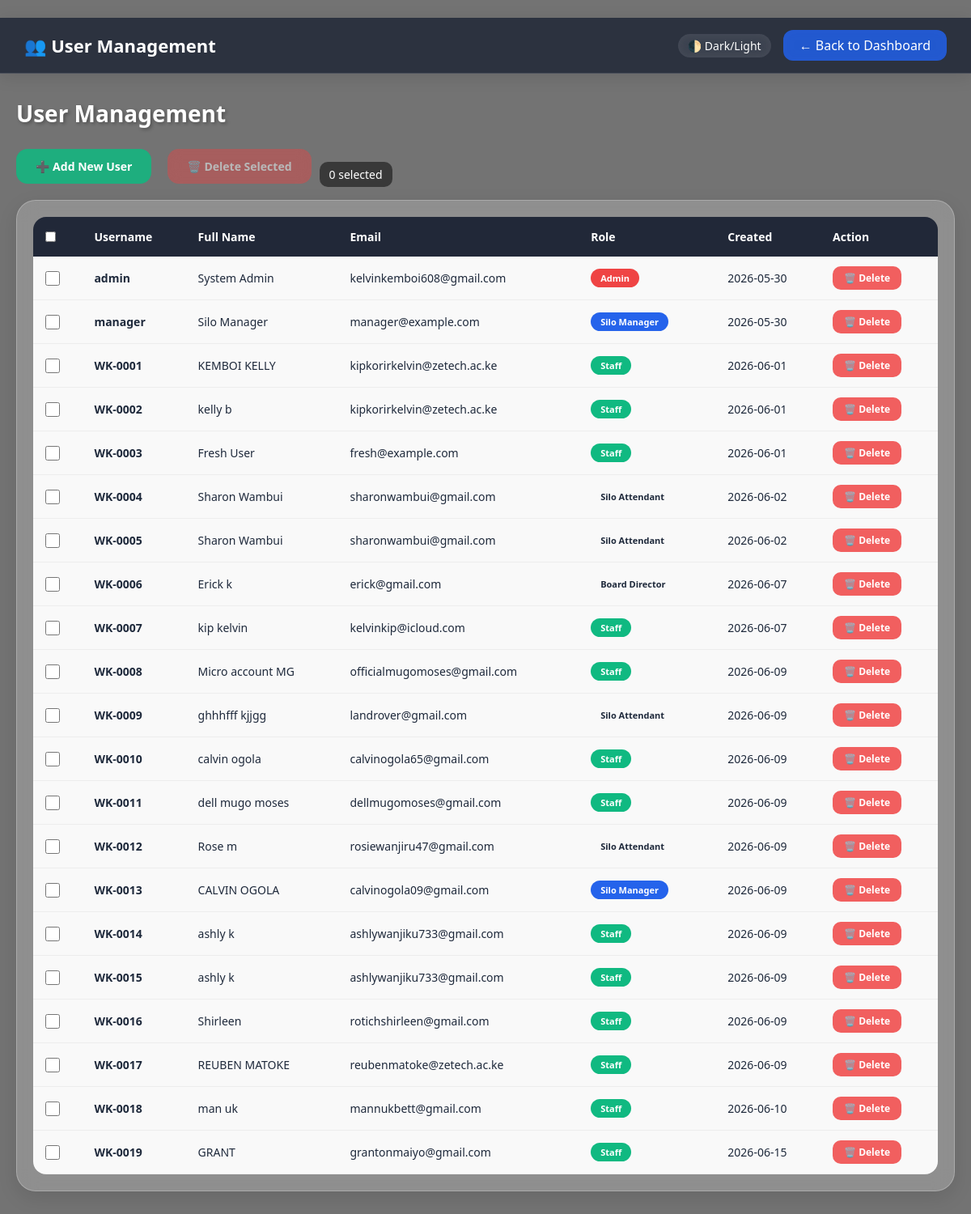
The page /users (signed in) on the database as committed earlier.
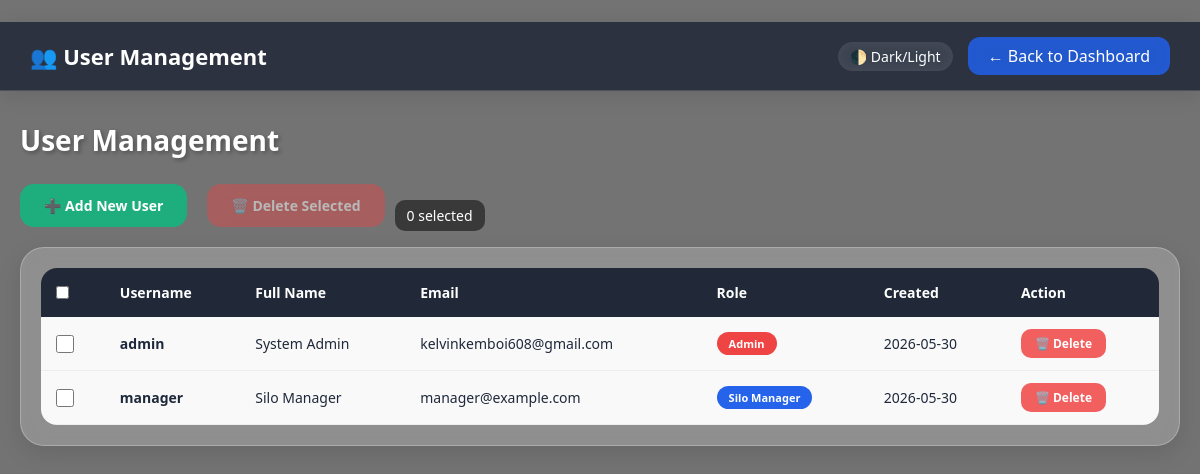
The same page on the database as committed later.
### tables this page shows
CREATE TABLE users (
            id INTEGER PRIMARY KEY AUTOINCREMENT,
            username TEXT UNIQUE NOT NULL,
            password TEXT NOT NULL,
            email TEXT,
            phone TEXT,
            role TEXT NOT NULL,
            full_name TEXT,
            created_at TIMESTAMP DEFAULT CURRENT_TIMESTAMP
        );

### app.py (the view)
@app.route('/users')
@login_required
@admin_required
def users():
    conn = get_db()
    users = conn.execute("SELECT id, username, email, role, full_name, created_at FROM users").fetchall()
    conn.close()
    return render_template('users.html', users=users)

### app.py (called while the page is built)
def get_db():
    conn = sqlite3.connect(DB_PATH)
    conn.row_factory = sqlite3.Row
    return conn

def login_required(f):
    @wraps(f)
    def decorated(*args, **kwargs):
        if 'user_id' not in session:
            return redirect(url_for('login'))
        return f(*args, **kwargs)
    return decorated

def admin_required(f):
    @wraps(f)
    def decorated(*args, **kwargs):
        if 'user_id' not in session:
            return redirect(url_for('login'))
        if session.get('role') != 'admin':
            return "Access Denied", 403
        return f(*args, **kwargs)
    return decorated

@app.context_processor
def inject_pending_count():
    if 'user_id' in session and session.get('role') == 'admin':
        conn = get_db()
        count = conn.execute("SELECT COUNT(*) as count FROM pending_users WHERE status = 'pending'").fetchone()
        conn.close()
        return {'pending_count': count['count'] if count else 0}
    return {'pending_count': 0}

### templates/users.html (shortened to what this page needs)
﻿<!DOCTYPE html>
<html lang="en">
<head>
</head>
<body>
    <div class="navbar">
        <div class="nav-brand">👥 User Management</div>
        <div style="display: flex; gap: 15px; align-items: center;">
            <button class="theme-toggle" onclick="toggleTheme()">🌓 Dark/Light</button>
            <a href="/dashboard" class="back-btn">← Back to Dashboard</a>
        </div>
    </div>
    <div class="container">
        <h1 class="page-title">User Management</h1>
        <div style="display: flex; flex-wrap: wrap; gap: 10px; align-items: center;">
            <button class="btn-add" onclick="showModal()">➕ Add New User</button>
            <button id="deleteSelectedBtn" class="btn-delete-selected" disabled onclick="deleteSelected()">
                🗑️ Delete Selected
            </button>
            <span id="selectedCount" style="color: white; background: rgba(0,0,0,0.5); padding: 6px 12px; border-radius: 10px; font-size: 14px;">
                0 selected
            </span>
        </div>
        <div class="table-container">
            <table>
                <thead>
                    <tr>
                        <th><input type="checkbox" id="selectAll" onchange="toggleAllCheckboxes()"></th>
                        <th>Username</th>
                        <th>Full Name</th>
                        <th>Email</th>
                        <th>Role</th>
                        <th>Created</th>
                        <th>Action</th>
                    </tr>
                </thead>
                <tbody>
                    {% for user in users %}
                    <tr>
                        <td><input type="checkbox" class="user-checkbox" value="{{ user.id }}" onchange="updateDeleteButton()"></td>
                        <td><strong>{{ user.username }}</strong></td>
                        <td>{{ user.full_name or '-' }}</td>
                        <td>{{ user.email or '-' }}</td>
                        <td>
                            <span class="role-badge role-{{ user.role }}">
                                {{ user.role.replace('_', ' ').title() }}
                            </span>
                        </td>
                        <td>{{ user.created_at[:10] if user.created_at else '-' }}</td>
                        <td>
                            <button onclick="deleteUser({{ user.id }})" class="btn-delete">
                                🗑️ Delete
                            </button>
                        </td>
                    </tr>
                    {% endfor %}
                </tbody>
            </table>
        </div>
    </div>
</body>
</html>

Rows that differ between the two databases and show on the page:
removed users: username "WK-0001", full_name "KEMBOI KELLY", email "kipkorirkelvin@zetech.ac.ke", role.replace "Staff", created_at "2026-06-01"
removed users: username "WK-0002", full_name "kelly b", email "kipkorirkelvin@zetech.ac.ke", role.replace "Staff", created_at "2026-06-01"
removed users: username "WK-0003", full_name "Fresh User", email "fresh@example.com", role.replace "Staff", created_at "2026-06-01"
removed users: username "WK-0004", full_name "Sharon Wambui", email "sharonwambui@gmail.com", role.replace "Silo Attendant", created_at "2026-06-02"
removed users: username "WK-0005", full_name "Sharon Wambui", email "sharonwambui@gmail.com", role.replace "Silo Attendant", created_at "2026-06-02"
removed users: username "WK-0006", full_name "Erick k", email "erick@gmail.com", role.replace "Board Director", created_at "2026-06-07"
removed users: username "WK-0007", full_name "kip kelvin", email "kelvinkip@icloud.com", role.replace "Staff", created_at "2026-06-07"
removed users: username "WK-0008", full_name "Micro account MG", email "officialmugomoses@gmail.com", role.replace "Staff", created_at "2026-06-09"
removed users: username "WK-0009", full_name "ghhhfff kjjgg", email "landrover@gmail.com", role.replace "Silo Attendant", created_at "2026-06-09"
removed users: username "WK-0010", full_name "calvin ogola", email "calvinogola65@gmail.com", role.replace "Staff", created_at "2026-06-09"
removed users: username "WK-0011", full_name "dell mugo moses", email "dellmugomoses@gmail.com", role.replace "Staff", created_at "2026-06-09"
removed users: username "WK-0012", full_name "Rose m", email "rosiewanjiru47@gmail.com", role.replace "Silo Attendant", created_at "2026-06-09"
removed users: username "WK-0013", full_name "CALVIN OGOLA", email "calvinogola09@gmail.com", role.replace "Silo Manager", created_at "2026-06-09"
removed users: username "WK-0014", full_name "ashly k", email "ashlywanjiku733@gmail.com", role.replace "Staff", created_at "2026-06-09"
removed users: username "WK-0015", full_name "ashly k", email "ashlywanjiku733@gmail.com", role.replace "Staff", created_at "2026-06-09"
removed users: username "WK-0016", full_name "Shirleen", email "rotichshirleen@gmail.com", role.replace "Staff", created_at "2026-06-09"
removed users: username "WK-0017", full_name "REUBEN MATOKE", email "reubenmatoke@zetech.ac.ke", role.replace "Staff", created_at "2026-06-09"
removed users: username "WK-0018", full_name "man uk", email "mannukbett@gmail.com", role.replace "Staff", created_at "2026-06-10"
removed users: username "WK-0019", full_name "GRANT", email "grantonmaiyo@gmail.com", role.replace "Staff", created_at "2026-06-15"
